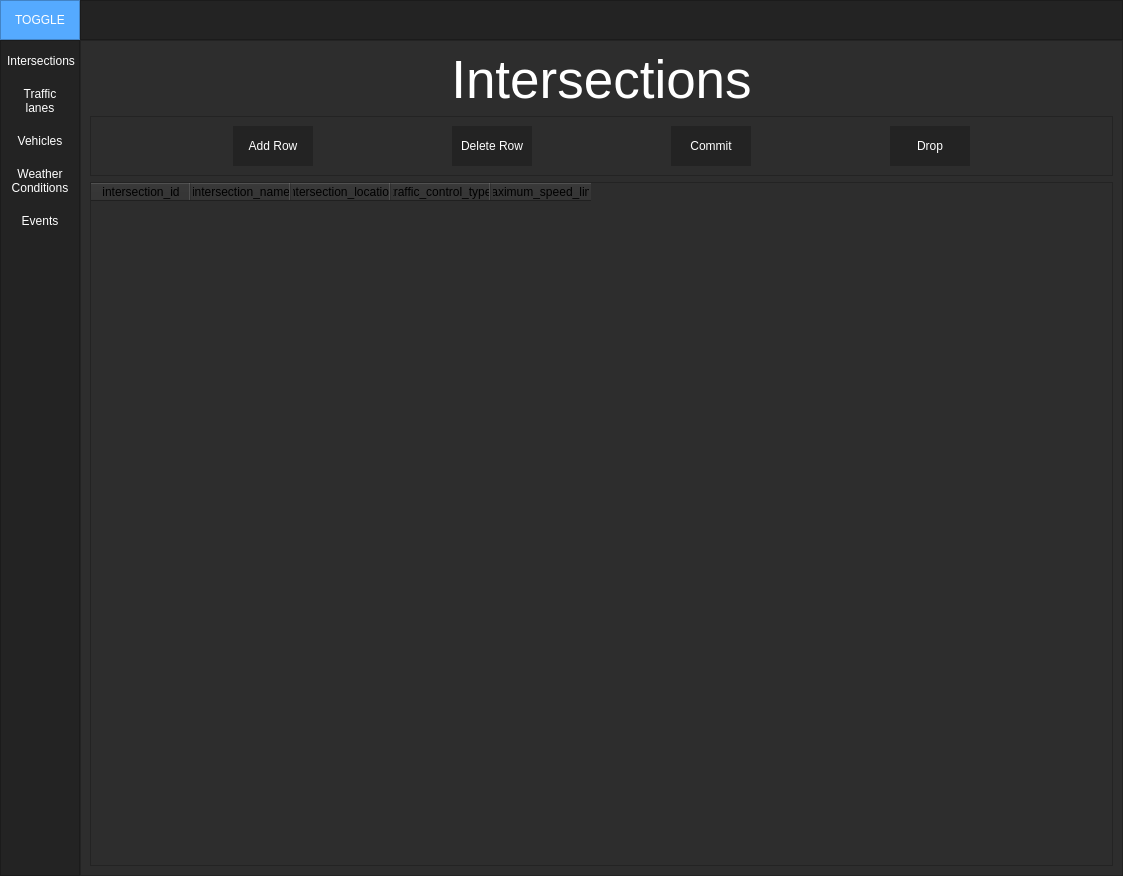
<?xml version="1.0" encoding="UTF-8"?>
<ui version="4.0">
 <class>MainWindow</class>
 <widget class="QMainWindow" name="MainWindow">
  <property name="geometry">
   <rect>
    <x>0</x>
    <y>0</y>
    <width>1123</width>
    <height>876</height>
   </rect>
  </property>
  <property name="minimumSize">
   <size>
    <width>1000</width>
    <height>500</height>
   </size>
  </property>
  <property name="windowTitle">
   <string>MainWindow</string>
  </property>
  <property name="styleSheet">
   <string notr="true">background-color: rgb(45, 45, 45);</string>
  </property>
  <widget class="QWidget" name="centralwidget">
   <layout class="QVBoxLayout" name="verticalLayout">
    <property name="spacing">
     <number>0</number>
    </property>
    <property name="leftMargin">
     <number>0</number>
    </property>
    <property name="topMargin">
     <number>0</number>
    </property>
    <property name="rightMargin">
     <number>0</number>
    </property>
    <property name="bottomMargin">
     <number>0</number>
    </property>
    <item>
     <widget class="QFrame" name="Top_Bar">
      <property name="maximumSize">
       <size>
        <width>16777215</width>
        <height>40</height>
       </size>
      </property>
      <property name="styleSheet">
       <string notr="true">background-color: rgb(35, 35, 35);</string>
      </property>
      <property name="frameShape">
       <enum>QFrame::NoFrame</enum>
      </property>
      <property name="frameShadow">
       <enum>QFrame::Raised</enum>
      </property>
      <layout class="QHBoxLayout" name="horizontalLayout">
       <property name="spacing">
        <number>0</number>
       </property>
       <property name="leftMargin">
        <number>0</number>
       </property>
       <property name="topMargin">
        <number>0</number>
       </property>
       <property name="rightMargin">
        <number>0</number>
       </property>
       <property name="bottomMargin">
        <number>0</number>
       </property>
       <item>
        <widget class="QFrame" name="frame_toggle">
         <property name="maximumSize">
          <size>
           <width>80</width>
           <height>40</height>
          </size>
         </property>
         <property name="styleSheet">
          <string notr="true">background-color: rgb(85, 170, 255);</string>
         </property>
         <property name="frameShape">
          <enum>QFrame::StyledPanel</enum>
         </property>
         <property name="frameShadow">
          <enum>QFrame::Raised</enum>
         </property>
         <layout class="QVBoxLayout" name="verticalLayout_2">
          <property name="spacing">
           <number>0</number>
          </property>
          <property name="leftMargin">
           <number>0</number>
          </property>
          <property name="topMargin">
           <number>0</number>
          </property>
          <property name="rightMargin">
           <number>0</number>
          </property>
          <property name="bottomMargin">
           <number>0</number>
          </property>
          <item>
           <widget class="QPushButton" name="Btn_Toggle">
            <property name="sizePolicy">
             <sizepolicy hsizetype="Expanding" vsizetype="Expanding">
              <horstretch>0</horstretch>
              <verstretch>0</verstretch>
             </sizepolicy>
            </property>
            <property name="styleSheet">
             <string notr="true">color: rgb(255, 255, 255);
border: 0px solid;</string>
            </property>
            <property name="text">
             <string>TOGGLE</string>
            </property>
           </widget>
          </item>
         </layout>
        </widget>
       </item>
       <item>
        <widget class="QFrame" name="frame_top">
         <property name="frameShape">
          <enum>QFrame::StyledPanel</enum>
         </property>
         <property name="frameShadow">
          <enum>QFrame::Raised</enum>
         </property>
        </widget>
       </item>
      </layout>
     </widget>
    </item>
    <item>
     <widget class="QFrame" name="Content">
      <property name="frameShape">
       <enum>QFrame::NoFrame</enum>
      </property>
      <property name="frameShadow">
       <enum>QFrame::Raised</enum>
      </property>
      <layout class="QHBoxLayout" name="horizontalLayout_2">
       <property name="spacing">
        <number>0</number>
       </property>
       <property name="leftMargin">
        <number>0</number>
       </property>
       <property name="topMargin">
        <number>0</number>
       </property>
       <property name="rightMargin">
        <number>0</number>
       </property>
       <property name="bottomMargin">
        <number>0</number>
       </property>
       <item>
        <widget class="QFrame" name="frame_left_menu">
         <property name="minimumSize">
          <size>
           <width>70</width>
           <height>0</height>
          </size>
         </property>
         <property name="maximumSize">
          <size>
           <width>80</width>
           <height>16777215</height>
          </size>
         </property>
         <property name="styleSheet">
          <string notr="true">background-color: rgb(35, 35, 35);</string>
         </property>
         <property name="frameShape">
          <enum>QFrame::StyledPanel</enum>
         </property>
         <property name="frameShadow">
          <enum>QFrame::Raised</enum>
         </property>
         <layout class="QVBoxLayout" name="verticalLayout_3">
          <property name="leftMargin">
           <number>0</number>
          </property>
          <property name="topMargin">
           <number>0</number>
          </property>
          <property name="rightMargin">
           <number>0</number>
          </property>
          <property name="bottomMargin">
           <number>0</number>
          </property>
          <item alignment="Qt::AlignTop">
           <widget class="QFrame" name="frame_top_menus">
            <property name="frameShape">
             <enum>QFrame::NoFrame</enum>
            </property>
            <property name="frameShadow">
             <enum>QFrame::Raised</enum>
            </property>
            <layout class="QVBoxLayout" name="verticalLayout_4">
             <property name="spacing">
              <number>0</number>
             </property>
             <property name="leftMargin">
              <number>0</number>
             </property>
             <property name="topMargin">
              <number>0</number>
             </property>
             <property name="rightMargin">
              <number>0</number>
             </property>
             <property name="bottomMargin">
              <number>0</number>
             </property>
             <item>
              <widget class="QPushButton" name="intersection_b">
               <property name="minimumSize">
                <size>
                 <width>80</width>
                 <height>40</height>
                </size>
               </property>
               <property name="styleSheet">
                <string notr="true">QPushButton {
	color: rgb(255, 255, 255);
	background-color: rgb(35, 35, 35);
	border: 0px solid;
}
QPushButton:hover {
	background-color: rgb(85, 170, 255);
}</string>
               </property>
               <property name="text">
                <string>Intersections</string>
               </property>
               <property name="autoRepeat">
                <bool>false</bool>
               </property>
              </widget>
             </item>
             <item>
              <widget class="QPushButton" name="lanes_b">
               <property name="minimumSize">
                <size>
                 <width>0</width>
                 <height>40</height>
                </size>
               </property>
               <property name="styleSheet">
                <string notr="true">QPushButton {
	color: rgb(255, 255, 255);
	background-color: rgb(35, 35, 35);
	border: 0px solid;
}
QPushButton:hover {
	background-color: rgb(85, 170, 255);
}</string>
               </property>
               <property name="text">
                <string>Traffic 
lanes</string>
               </property>
              </widget>
             </item>
             <item>
              <widget class="QPushButton" name="vehicles_b">
               <property name="minimumSize">
                <size>
                 <width>0</width>
                 <height>40</height>
                </size>
               </property>
               <property name="styleSheet">
                <string notr="true">QPushButton {
	color: rgb(255, 255, 255);
	background-color: rgb(35, 35, 35);
	border: 0px solid;
}
QPushButton:hover {
	background-color: rgb(85, 170, 255);
}</string>
               </property>
               <property name="text">
                <string>Vehicles</string>
               </property>
              </widget>
             </item>
             <item>
              <widget class="QPushButton" name="weather_b">
               <property name="minimumSize">
                <size>
                 <width>0</width>
                 <height>40</height>
                </size>
               </property>
               <property name="styleSheet">
                <string notr="true">QPushButton {
	color: rgb(255, 255, 255);
	background-color: rgb(35, 35, 35);
	border: 0px solid;
}
QPushButton:hover {
	background-color: rgb(85, 170, 255);
}</string>
               </property>
               <property name="text">
                <string>Weather
Conditions</string>
               </property>
              </widget>
             </item>
             <item>
              <widget class="QPushButton" name="events_b">
               <property name="minimumSize">
                <size>
                 <width>0</width>
                 <height>40</height>
                </size>
               </property>
               <property name="styleSheet">
                <string notr="true">QPushButton {
	color: rgb(255, 255, 255);
	background-color: rgb(35, 35, 35);
	border: 0px solid;
}
QPushButton:hover {
	background-color: rgb(85, 170, 255);
}</string>
               </property>
               <property name="text">
                <string>Events</string>
               </property>
              </widget>
             </item>
            </layout>
           </widget>
          </item>
         </layout>
        </widget>
       </item>
       <item>
        <widget class="QFrame" name="frame_pages">
         <property name="frameShape">
          <enum>QFrame::StyledPanel</enum>
         </property>
         <property name="frameShadow">
          <enum>QFrame::Raised</enum>
         </property>
         <layout class="QVBoxLayout" name="verticalLayout_5">
          <item>
           <widget class="QLabel" name="Title_Text">
            <property name="font">
             <font>
              <pointsize>40</pointsize>
             </font>
            </property>
            <property name="styleSheet">
             <string notr="true">color: #FFF;</string>
            </property>
            <property name="text">
             <string>Intersections</string>
            </property>
            <property name="alignment">
             <set>Qt::AlignCenter</set>
            </property>
           </widget>
          </item>
          <item>
           <widget class="QFrame" name="buttons_frame">
            <property name="minimumSize">
             <size>
              <width>0</width>
              <height>40</height>
             </size>
            </property>
            <property name="frameShape">
             <enum>QFrame::StyledPanel</enum>
            </property>
            <property name="frameShadow">
             <enum>QFrame::Raised</enum>
            </property>
            <layout class="QHBoxLayout" name="horizontalLayout_3">
             <item>
              <widget class="QPushButton" name="add_row_b">
               <property name="minimumSize">
                <size>
                 <width>40</width>
                 <height>40</height>
                </size>
               </property>
               <property name="maximumSize">
                <size>
                 <width>80</width>
                 <height>80</height>
                </size>
               </property>
               <property name="styleSheet">
                <string notr="true">QPushButton {
	color: rgb(255, 255, 255);
	background-color: rgb(35, 35, 35);
	border: 0px solid;
}
QPushButton:hover {
	background-color: rgb(85, 170, 255);
}</string>
               </property>
               <property name="text">
                <string>Add Row</string>
               </property>
              </widget>
             </item>
             <item>
              <widget class="QPushButton" name="delete_row_b">
               <property name="minimumSize">
                <size>
                 <width>40</width>
                 <height>40</height>
                </size>
               </property>
               <property name="maximumSize">
                <size>
                 <width>80</width>
                 <height>80</height>
                </size>
               </property>
               <property name="autoFillBackground">
                <bool>false</bool>
               </property>
               <property name="styleSheet">
                <string notr="true">QPushButton {
	color: rgb(255, 255, 255);
	background-color: rgb(35, 35, 35);
	border: 0px solid;
}
QPushButton:hover {
	background-color: rgb(85, 170, 255);
}</string>
               </property>
               <property name="text">
                <string>Delete Row</string>
               </property>
              </widget>
             </item>
             <item>
              <widget class="QPushButton" name="commit_b">
               <property name="minimumSize">
                <size>
                 <width>40</width>
                 <height>40</height>
                </size>
               </property>
               <property name="maximumSize">
                <size>
                 <width>80</width>
                 <height>80</height>
                </size>
               </property>
               <property name="styleSheet">
                <string notr="true">QPushButton {
	color: rgb(255, 255, 255);
	background-color: rgb(35, 35, 35);
	border: 0px solid;
}
QPushButton:hover {
	background-color: rgb(85, 170, 255);
}</string>
               </property>
               <property name="text">
                <string>Commit</string>
               </property>
              </widget>
             </item>
             <item>
              <widget class="QPushButton" name="drop_b">
               <property name="minimumSize">
                <size>
                 <width>40</width>
                 <height>40</height>
                </size>
               </property>
               <property name="maximumSize">
                <size>
                 <width>80</width>
                 <height>80</height>
                </size>
               </property>
               <property name="styleSheet">
                <string notr="true">QPushButton {
	color: rgb(255, 255, 255);
	background-color: rgb(35, 35, 35);
	border: 0px solid;
}
QPushButton:hover {
	background-color: rgb(85, 170, 255);
}</string>
               </property>
               <property name="text">
                <string>Drop</string>
               </property>
              </widget>
             </item>
            </layout>
           </widget>
          </item>
          <item>
           <widget class="QTableWidget" name="Database_table">
            <property name="minimumSize">
             <size>
              <width>80</width>
              <height>80</height>
             </size>
            </property>
            <column>
             <property name="text">
              <string>intersection_id</string>
             </property>
            </column>
            <column>
             <property name="text">
              <string>intersection_name</string>
             </property>
            </column>
            <column>
             <property name="text">
              <string>intersection_location</string>
             </property>
            </column>
            <column>
             <property name="text">
              <string>traffic_control_type</string>
             </property>
            </column>
            <column>
             <property name="text">
              <string>maximum_speed_limit</string>
             </property>
            </column>
           </widget>
          </item>
         </layout>
        </widget>
       </item>
      </layout>
     </widget>
    </item>
   </layout>
  </widget>
 </widget>
 <resources/>
 <connections/>
</ui>
